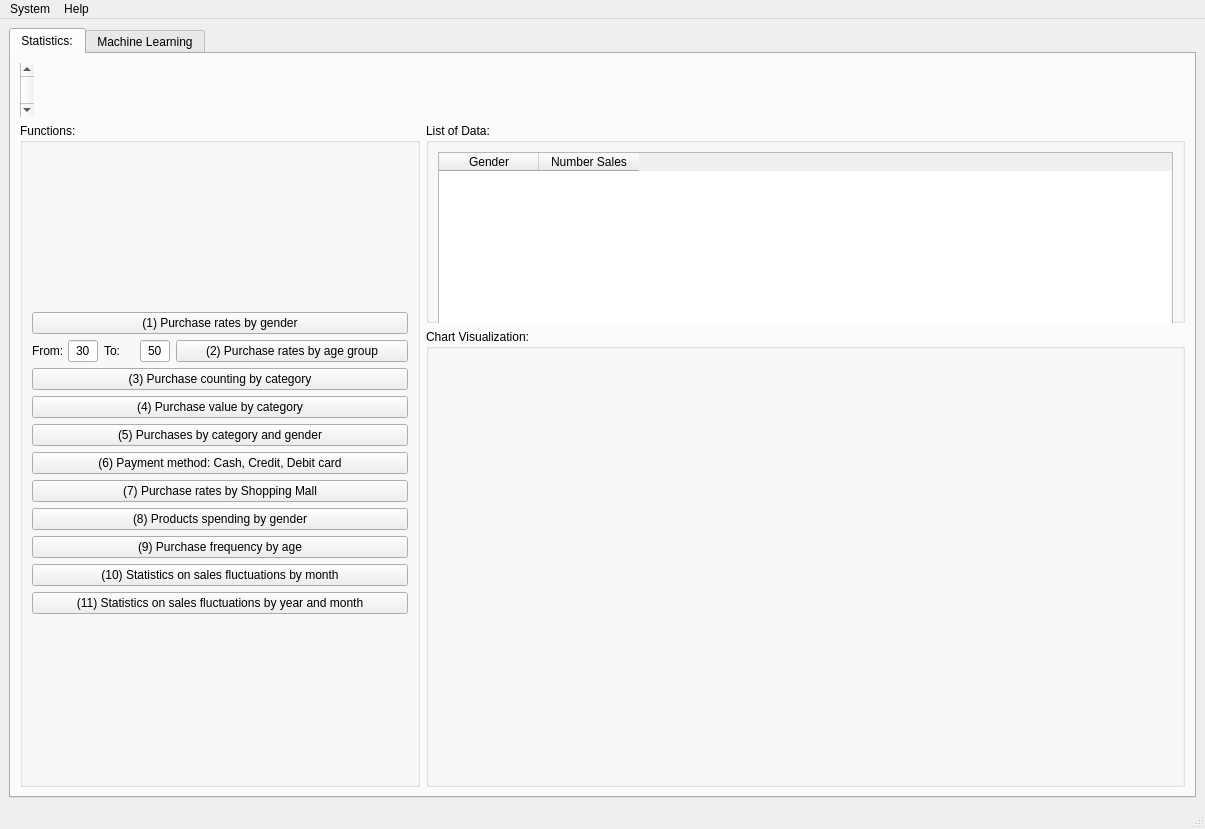
<?xml version="1.0" encoding="UTF-8"?>
<ui version="4.0">
 <class>MainWindow</class>
 <widget class="QMainWindow" name="MainWindow">
  <property name="geometry">
   <rect>
    <x>0</x>
    <y>0</y>
    <width>1205</width>
    <height>829</height>
   </rect>
  </property>
  <property name="windowTitle">
   <string>VayThuongThu</string>
  </property>
  <widget class="QWidget" name="centralwidget">
   <layout class="QVBoxLayout" name="verticalLayout_2">
    <item>
     <widget class="QTabWidget" name="tabWidget">
      <property name="currentIndex">
       <number>0</number>
      </property>
      <widget class="QWidget" name="tab">
       <attribute name="icon">
        <iconset>
         <normaloff>../Images/ic_statistic_tab.png</normaloff>../Images/ic_statistic_tab.png</iconset>
       </attribute>
       <attribute name="title">
        <string>Statistics:</string>
       </attribute>
       <layout class="QVBoxLayout" name="verticalLayout">
        <item>
         <widget class="QScrollBar" name="verticalScrollBar_2">
          <property name="orientation">
           <enum>Qt::Vertical</enum>
          </property>
         </widget>
        </item>
        <item>
         <layout class="QGridLayout" name="gridLayout">
          <item row="0" column="0" rowspan="2">
           <widget class="QGroupBox" name="groupBox">
            <property name="minimumSize">
             <size>
              <width>400</width>
              <height>0</height>
             </size>
            </property>
            <property name="maximumSize">
             <size>
              <width>400</width>
              <height>16777215</height>
             </size>
            </property>
            <property name="baseSize">
             <size>
              <width>400</width>
              <height>0</height>
             </size>
            </property>
            <property name="title">
             <string>Functions:</string>
            </property>
            <layout class="QVBoxLayout" name="verticalLayout_6">
             <item>
              <layout class="QVBoxLayout" name="verticalLayoutFunctions">
               <item>
                <widget class="QPushButton" name="pushButtonPurchaseRatesByGender">
                 <property name="text">
                  <string>(1) Purchase rates by gender</string>
                 </property>
                 <property name="icon">
                  <iconset>
                   <normaloff>../Images/ic_statistic_gender.png</normaloff>../Images/ic_statistic_gender.png</iconset>
                 </property>
                 <property name="iconSize">
                  <size>
                   <width>32</width>
                   <height>32</height>
                  </size>
                 </property>
                </widget>
               </item>
               <item>
                <layout class="QHBoxLayout" name="horizontalLayout">
                 <item>
                  <widget class="QLabel" name="label_2">
                   <property name="maximumSize">
                    <size>
                     <width>30</width>
                     <height>16777215</height>
                    </size>
                   </property>
                   <property name="text">
                    <string>From:</string>
                   </property>
                  </widget>
                 </item>
                 <item>
                  <widget class="QLineEdit" name="lineEditFromAge">
                   <property name="maximumSize">
                    <size>
                     <width>30</width>
                     <height>16777215</height>
                    </size>
                   </property>
                   <property name="text">
                    <string>30</string>
                   </property>
                   <property name="alignment">
                    <set>Qt::AlignCenter</set>
                   </property>
                  </widget>
                 </item>
                 <item>
                  <widget class="QLabel" name="label">
                   <property name="maximumSize">
                    <size>
                     <width>30</width>
                     <height>16777215</height>
                    </size>
                   </property>
                   <property name="text">
                    <string>To:</string>
                   </property>
                  </widget>
                 </item>
                 <item>
                  <widget class="QLineEdit" name="lineEditToAge">
                   <property name="maximumSize">
                    <size>
                     <width>30</width>
                     <height>16777215</height>
                    </size>
                   </property>
                   <property name="text">
                    <string>50</string>
                   </property>
                   <property name="alignment">
                    <set>Qt::AlignCenter</set>
                   </property>
                  </widget>
                 </item>
                 <item>
                  <widget class="QPushButton" name="pushButtonPurchaseRatesByAgeGroup">
                   <property name="text">
                    <string>(2) Purchase rates by age group</string>
                   </property>
                   <property name="icon">
                    <iconset>
                     <normaloff>../Images/ic_statistic_age.png</normaloff>../Images/ic_statistic_age.png</iconset>
                   </property>
                   <property name="iconSize">
                    <size>
                     <width>32</width>
                     <height>32</height>
                    </size>
                   </property>
                  </widget>
                 </item>
                </layout>
               </item>
               <item>
                <widget class="QPushButton" name="pushButtonPurchaseCountingByCategory">
                 <property name="text">
                  <string>(3) Purchase counting by category</string>
                 </property>
                 <property name="icon">
                  <iconset>
                   <normaloff>../Images/ic_statistic_category.png</normaloff>../Images/ic_statistic_category.png</iconset>
                 </property>
                 <property name="iconSize">
                  <size>
                   <width>32</width>
                   <height>32</height>
                  </size>
                 </property>
                </widget>
               </item>
               <item>
                <widget class="QPushButton" name="pushButtonPurchaseValueByCategory">
                 <property name="text">
                  <string>(4) Purchase value by category</string>
                 </property>
                 <property name="icon">
                  <iconset>
                   <normaloff>../Images/ic_statistic_cate_value.png</normaloff>../Images/ic_statistic_cate_value.png</iconset>
                 </property>
                 <property name="iconSize">
                  <size>
                   <width>32</width>
                   <height>32</height>
                  </size>
                 </property>
                </widget>
               </item>
               <item>
                <widget class="QPushButton" name="pushButtonPurchaseByCategoryAndGender">
                 <property name="text">
                  <string>(5) Purchases by category and gender</string>
                 </property>
                 <property name="icon">
                  <iconset>
                   <normaloff>../Images/ic_statistic_cate_gender.png</normaloff>../Images/ic_statistic_cate_gender.png</iconset>
                 </property>
                 <property name="iconSize">
                  <size>
                   <width>32</width>
                   <height>32</height>
                  </size>
                 </property>
                </widget>
               </item>
               <item>
                <widget class="QPushButton" name="pushButtonPaymentMethod">
                 <property name="text">
                  <string>(6) Payment method: Cash, Credit, Debit card</string>
                 </property>
                 <property name="icon">
                  <iconset>
                   <normaloff>../Images/ic_statistic_payment.png</normaloff>../Images/ic_statistic_payment.png</iconset>
                 </property>
                 <property name="iconSize">
                  <size>
                   <width>32</width>
                   <height>32</height>
                  </size>
                 </property>
                </widget>
               </item>
               <item>
                <widget class="QPushButton" name="pushButtonPurchaseRatesByShoppingMall">
                 <property name="text">
                  <string>(7) Purchase rates by Shopping Mall</string>
                 </property>
                 <property name="icon">
                  <iconset>
                   <normaloff>../Images/ic_statistic_shopping_mall.png</normaloff>../Images/ic_statistic_shopping_mall.png</iconset>
                 </property>
                 <property name="iconSize">
                  <size>
                   <width>32</width>
                   <height>32</height>
                  </size>
                 </property>
                </widget>
               </item>
               <item>
                <widget class="QPushButton" name="pushButtonProductSpendingByGender">
                 <property name="text">
                  <string>(8) Products spending by gender</string>
                 </property>
                 <property name="icon">
                  <iconset>
                   <normaloff>../Images/ic_statistic_spending_gender.png</normaloff>../Images/ic_statistic_spending_gender.png</iconset>
                 </property>
                 <property name="iconSize">
                  <size>
                   <width>32</width>
                   <height>32</height>
                  </size>
                 </property>
                </widget>
               </item>
               <item>
                <widget class="QPushButton" name="pushButtonPurchaseFrequenceByAge">
                 <property name="text">
                  <string>(9) Purchase frequency by age</string>
                 </property>
                 <property name="icon">
                  <iconset>
                   <normaloff>../Images/ic_statistic_frequence_age.png</normaloff>../Images/ic_statistic_frequence_age.png</iconset>
                 </property>
                 <property name="iconSize">
                  <size>
                   <width>32</width>
                   <height>32</height>
                  </size>
                 </property>
                </widget>
               </item>
               <item>
                <widget class="QPushButton" name="pushButtonSalesFluctuationsByMonth">
                 <property name="text">
                  <string>(10) Statistics on sales fluctuations by month</string>
                 </property>
                 <property name="icon">
                  <iconset>
                   <normaloff>../Images/ic_statistic_sales_monthly.png</normaloff>../Images/ic_statistic_sales_monthly.png</iconset>
                 </property>
                 <property name="iconSize">
                  <size>
                   <width>32</width>
                   <height>32</height>
                  </size>
                 </property>
                </widget>
               </item>
               <item>
                <widget class="QPushButton" name="pushButtonSalesFlucuationsByYearAndMonth">
                 <property name="text">
                  <string>(11) Statistics on sales fluctuations by year and month</string>
                 </property>
                 <property name="icon">
                  <iconset>
                   <normaloff>../Images/ic_statistic_sales_yearly_monthly.png</normaloff>../Images/ic_statistic_sales_yearly_monthly.png</iconset>
                 </property>
                 <property name="iconSize">
                  <size>
                   <width>32</width>
                   <height>32</height>
                  </size>
                 </property>
                </widget>
               </item>
              </layout>
             </item>
            </layout>
           </widget>
          </item>
          <item row="0" column="3">
           <widget class="QGroupBox" name="groupBox_3">
            <property name="minimumSize">
             <size>
              <width>0</width>
              <height>200</height>
             </size>
            </property>
            <property name="maximumSize">
             <size>
              <width>16777215</width>
              <height>200</height>
             </size>
            </property>
            <property name="baseSize">
             <size>
              <width>0</width>
              <height>200</height>
             </size>
            </property>
            <property name="title">
             <string>List of Data:</string>
            </property>
            <layout class="QVBoxLayout" name="verticalLayout_4">
             <item>
              <widget class="QTableWidget" name="tableWidgetStatistic">
               <property name="minimumSize">
                <size>
                 <width>0</width>
                 <height>180</height>
                </size>
               </property>
               <property name="maximumSize">
                <size>
                 <width>16777215</width>
                 <height>180</height>
                </size>
               </property>
               <property name="baseSize">
                <size>
                 <width>0</width>
                 <height>180</height>
                </size>
               </property>
               <column>
                <property name="text">
                 <string>Gender</string>
                </property>
               </column>
               <column>
                <property name="text">
                 <string>Number Sales</string>
                </property>
               </column>
              </widget>
             </item>
            </layout>
           </widget>
          </item>
          <item row="1" column="3">
           <widget class="QGroupBox" name="groupBox_4">
            <property name="title">
             <string>Chart Visualization:</string>
            </property>
            <layout class="QVBoxLayout" name="verticalLayout_3">
             <item>
              <layout class="QVBoxLayout" name="verticalLayoutPlot"/>
             </item>
            </layout>
           </widget>
          </item>
         </layout>
        </item>
       </layout>
      </widget>
      <widget class="QWidget" name="tab_2">
       <attribute name="icon">
        <iconset>
         <normaloff>../Images/ic_machinelearning_tab.png</normaloff>../Images/ic_machinelearning_tab.png</iconset>
       </attribute>
       <attribute name="title">
        <string>Machine Learning</string>
       </attribute>
       <widget class="QGroupBox" name="groupBox_2">
        <property name="geometry">
         <rect>
          <x>20</x>
          <y>10</y>
          <width>521</width>
          <height>100</height>
         </rect>
        </property>
        <property name="minimumSize">
         <size>
          <width>150</width>
          <height>100</height>
         </size>
        </property>
        <property name="title">
         <string>Choose Independent and Dependent variables:</string>
        </property>
        <widget class="QRadioButton" name="radioButtonGenderAge">
         <property name="geometry">
          <rect>
           <x>20</x>
           <y>30</y>
           <width>201</width>
           <height>20</height>
          </rect>
         </property>
         <property name="text">
          <string>Gender, Age =&gt; Price</string>
         </property>
         <property name="checked">
          <bool>true</bool>
         </property>
        </widget>
        <widget class="QRadioButton" name="radioButtonGenderAgePayment">
         <property name="geometry">
          <rect>
           <x>20</x>
           <y>60</y>
           <width>291</width>
           <height>20</height>
          </rect>
         </property>
         <property name="text">
          <string>Gender, Age, Payment Method=&gt;Price</string>
         </property>
        </widget>
       </widget>
       <widget class="QGroupBox" name="groupBox_6">
        <property name="geometry">
         <rect>
          <x>20</x>
          <y>210</y>
          <width>521</width>
          <height>151</height>
         </rect>
        </property>
        <property name="title">
         <string>Evaluation</string>
        </property>
        <widget class="QLabel" name="label_7">
         <property name="geometry">
          <rect>
           <x>20</x>
           <y>20</y>
           <width>61</width>
           <height>16</height>
          </rect>
         </property>
         <property name="text">
          <string>MAE:</string>
         </property>
        </widget>
        <widget class="QLabel" name="label_8">
         <property name="geometry">
          <rect>
           <x>20</x>
           <y>50</y>
           <width>61</width>
           <height>16</height>
          </rect>
         </property>
         <property name="text">
          <string>MSE:</string>
         </property>
        </widget>
        <widget class="QLabel" name="label_9">
         <property name="geometry">
          <rect>
           <x>20</x>
           <y>80</y>
           <width>61</width>
           <height>16</height>
          </rect>
         </property>
         <property name="text">
          <string>RMSE:</string>
         </property>
        </widget>
        <widget class="QLabel" name="label_10">
         <property name="geometry">
          <rect>
           <x>20</x>
           <y>110</y>
           <width>81</width>
           <height>16</height>
          </rect>
         </property>
         <property name="text">
          <string>R2_SCORE:</string>
         </property>
        </widget>
        <widget class="QLineEdit" name="lineEditMAE">
         <property name="geometry">
          <rect>
           <x>110</x>
           <y>20</y>
           <width>271</width>
           <height>22</height>
          </rect>
         </property>
        </widget>
        <widget class="QLineEdit" name="lineEditMSE">
         <property name="geometry">
          <rect>
           <x>110</x>
           <y>50</y>
           <width>271</width>
           <height>22</height>
          </rect>
         </property>
        </widget>
        <widget class="QLineEdit" name="lineEditRMSE">
         <property name="geometry">
          <rect>
           <x>110</x>
           <y>80</y>
           <width>271</width>
           <height>22</height>
          </rect>
         </property>
        </widget>
        <widget class="QLineEdit" name="lineEditR2SCore">
         <property name="geometry">
          <rect>
           <x>110</x>
           <y>110</y>
           <width>271</width>
           <height>22</height>
          </rect>
         </property>
        </widget>
        <widget class="QPushButton" name="pushButtonEvaluate">
         <property name="geometry">
          <rect>
           <x>390</x>
           <y>60</y>
           <width>111</width>
           <height>41</height>
          </rect>
         </property>
         <property name="text">
          <string>Evaluate</string>
         </property>
         <property name="icon">
          <iconset>
           <normaloff>../Images/ic_evaluate.png</normaloff>../Images/ic_evaluate.png</iconset>
         </property>
         <property name="iconSize">
          <size>
           <width>32</width>
           <height>32</height>
          </size>
         </property>
        </widget>
       </widget>
       <widget class="QGroupBox" name="groupBox_7">
        <property name="geometry">
         <rect>
          <x>20</x>
          <y>120</y>
          <width>521</width>
          <height>81</height>
         </rect>
        </property>
        <property name="title">
         <string>Train Model:</string>
        </property>
        <widget class="QLineEdit" name="lineEditRandomState">
         <property name="geometry">
          <rect>
           <x>120</x>
           <y>50</y>
           <width>261</width>
           <height>20</height>
          </rect>
         </property>
         <property name="text">
          <string>0</string>
         </property>
        </widget>
        <widget class="QLabel" name="label_5">
         <property name="geometry">
          <rect>
           <x>20</x>
           <y>50</y>
           <width>91</width>
           <height>16</height>
          </rect>
         </property>
         <property name="text">
          <string>Random State:</string>
         </property>
        </widget>
        <widget class="QLabel" name="label_4">
         <property name="geometry">
          <rect>
           <x>350</x>
           <y>20</y>
           <width>21</width>
           <height>16</height>
          </rect>
         </property>
         <property name="text">
          <string>%</string>
         </property>
        </widget>
        <widget class="QLabel" name="label_3">
         <property name="geometry">
          <rect>
           <x>20</x>
           <y>20</y>
           <width>61</width>
           <height>16</height>
          </rect>
         </property>
         <property name="text">
          <string>Test Size:</string>
         </property>
        </widget>
        <widget class="QLineEdit" name="lineEditTestSize">
         <property name="geometry">
          <rect>
           <x>120</x>
           <y>20</y>
           <width>221</width>
           <height>20</height>
          </rect>
         </property>
         <property name="text">
          <string>20</string>
         </property>
        </widget>
        <widget class="QPushButton" name="pushButtonTrainModel">
         <property name="geometry">
          <rect>
           <x>390</x>
           <y>30</y>
           <width>111</width>
           <height>41</height>
          </rect>
         </property>
         <property name="text">
          <string>Train Model</string>
         </property>
         <property name="icon">
          <iconset>
           <normaloff>../Images/ic_trainmodel.png</normaloff>../Images/ic_trainmodel.png</iconset>
         </property>
         <property name="iconSize">
          <size>
           <width>32</width>
           <height>32</height>
          </size>
         </property>
        </widget>
       </widget>
       <widget class="QGroupBox" name="groupBox_8">
        <property name="geometry">
         <rect>
          <x>20</x>
          <y>370</y>
          <width>521</width>
          <height>71</height>
         </rect>
        </property>
        <property name="title">
         <string>Save Trained Model</string>
        </property>
        <widget class="QLabel" name="label_11">
         <property name="geometry">
          <rect>
           <x>10</x>
           <y>30</y>
           <width>41</width>
           <height>16</height>
          </rect>
         </property>
         <property name="text">
          <string>Path:</string>
         </property>
        </widget>
        <widget class="QLineEdit" name="lineEditPath">
         <property name="geometry">
          <rect>
           <x>50</x>
           <y>30</y>
           <width>281</width>
           <height>22</height>
          </rect>
         </property>
        </widget>
        <widget class="QPushButton" name="pushButtonSavePath">
         <property name="geometry">
          <rect>
           <x>340</x>
           <y>30</y>
           <width>41</width>
           <height>28</height>
          </rect>
         </property>
         <property name="text">
          <string>...</string>
         </property>
        </widget>
        <widget class="QPushButton" name="pushButtonSaveModel">
         <property name="geometry">
          <rect>
           <x>390</x>
           <y>20</y>
           <width>111</width>
           <height>41</height>
          </rect>
         </property>
         <property name="text">
          <string>Save model</string>
         </property>
         <property name="icon">
          <iconset>
           <normaloff>../Images/ic_savemodel.png</normaloff>../Images/ic_savemodel.png</iconset>
         </property>
         <property name="iconSize">
          <size>
           <width>32</width>
           <height>32</height>
          </size>
         </property>
        </widget>
       </widget>
       <widget class="QGroupBox" name="groupBox_9">
        <property name="geometry">
         <rect>
          <x>20</x>
          <y>450</y>
          <width>521</width>
          <height>71</height>
         </rect>
        </property>
        <property name="title">
         <string>Load trained Model:</string>
        </property>
        <widget class="QPushButton" name="pushButtonLoadModel">
         <property name="geometry">
          <rect>
           <x>10</x>
           <y>20</y>
           <width>111</width>
           <height>41</height>
          </rect>
         </property>
         <property name="text">
          <string>Load Model</string>
         </property>
         <property name="icon">
          <iconset>
           <normaloff>../Images/ic_loadmodel.png</normaloff>../Images/ic_loadmodel.png</iconset>
         </property>
         <property name="iconSize">
          <size>
           <width>32</width>
           <height>32</height>
          </size>
         </property>
        </widget>
        <widget class="QLineEdit" name="lineEditLocationLoadTrainedModel">
         <property name="geometry">
          <rect>
           <x>130</x>
           <y>30</y>
           <width>371</width>
           <height>22</height>
          </rect>
         </property>
        </widget>
       </widget>
       <widget class="QGroupBox" name="groupBox_10">
        <property name="geometry">
         <rect>
          <x>20</x>
          <y>530</y>
          <width>521</width>
          <height>201</height>
         </rect>
        </property>
        <property name="title">
         <string>Prediction:</string>
        </property>
        <widget class="QLabel" name="label_12">
         <property name="geometry">
          <rect>
           <x>20</x>
           <y>20</y>
           <width>101</width>
           <height>16</height>
          </rect>
         </property>
         <property name="text">
          <string>Gender:</string>
         </property>
        </widget>
        <widget class="QLineEdit" name="lineEditGender">
         <property name="geometry">
          <rect>
           <x>130</x>
           <y>20</y>
           <width>241</width>
           <height>22</height>
          </rect>
         </property>
        </widget>
        <widget class="QLineEdit" name="lineEditAge">
         <property name="geometry">
          <rect>
           <x>130</x>
           <y>50</y>
           <width>241</width>
           <height>22</height>
          </rect>
         </property>
        </widget>
        <widget class="QLabel" name="label_13">
         <property name="geometry">
          <rect>
           <x>20</x>
           <y>50</y>
           <width>101</width>
           <height>16</height>
          </rect>
         </property>
         <property name="text">
          <string>Age:</string>
         </property>
        </widget>
        <widget class="QLineEdit" name="lineEditPaymentMethod">
         <property name="geometry">
          <rect>
           <x>130</x>
           <y>80</y>
           <width>241</width>
           <height>22</height>
          </rect>
         </property>
        </widget>
        <widget class="QLabel" name="label_14">
         <property name="geometry">
          <rect>
           <x>20</x>
           <y>80</y>
           <width>101</width>
           <height>16</height>
          </rect>
         </property>
         <property name="text">
          <string>Payment Method:</string>
         </property>
        </widget>
        <widget class="QPushButton" name="pushButtonPredict">
         <property name="geometry">
          <rect>
           <x>130</x>
           <y>110</y>
           <width>111</width>
           <height>41</height>
          </rect>
         </property>
         <property name="text">
          <string>Predict</string>
         </property>
         <property name="icon">
          <iconset>
           <normaloff>../Images/ic_prediction.png</normaloff>../Images/ic_prediction.png</iconset>
         </property>
         <property name="iconSize">
          <size>
           <width>32</width>
           <height>32</height>
          </size>
         </property>
        </widget>
        <widget class="QLineEdit" name="lineEditPredictedPrice">
         <property name="geometry">
          <rect>
           <x>130</x>
           <y>160</y>
           <width>241</width>
           <height>22</height>
          </rect>
         </property>
        </widget>
        <widget class="QLabel" name="label_15">
         <property name="geometry">
          <rect>
           <x>20</x>
           <y>160</y>
           <width>101</width>
           <height>16</height>
          </rect>
         </property>
         <property name="text">
          <string>Predicted Price:</string>
         </property>
        </widget>
       </widget>
      </widget>
     </widget>
    </item>
   </layout>
  </widget>
  <widget class="QMenuBar" name="menubar">
   <property name="geometry">
    <rect>
     <x>0</x>
     <y>0</y>
     <width>1205</width>
     <height>26</height>
    </rect>
   </property>
   <widget class="QMenu" name="menuSystem">
    <property name="autoFillBackground">
     <bool>false</bool>
    </property>
    <property name="tearOffEnabled">
     <bool>false</bool>
    </property>
    <property name="title">
     <string>System</string>
    </property>
    <property name="separatorsCollapsible">
     <bool>true</bool>
    </property>
    <property name="toolTipsVisible">
     <bool>true</bool>
    </property>
    <addaction name="actionConnection"/>
    <addaction name="separator"/>
    <addaction name="actionSave_trained_Machine_Learning_Model"/>
    <addaction name="separator"/>
    <addaction name="actionLoad_trained_Machine_Learning_Model"/>
    <addaction name="separator"/>
    <addaction name="actionExit"/>
   </widget>
   <widget class="QMenu" name="menuHelp">
    <property name="title">
     <string>Help</string>
    </property>
    <addaction name="actionInstructions"/>
    <addaction name="separator"/>
    <addaction name="actionAbout"/>
   </widget>
   <addaction name="menuSystem"/>
   <addaction name="menuHelp"/>
  </widget>
  <widget class="QStatusBar" name="statusbar"/>
  <action name="actionConnection">
   <property name="icon">
    <iconset>
     <normaloff>../Images/ic_connection.png</normaloff>../Images/ic_connection.png</iconset>
   </property>
   <property name="text">
    <string>Connect Database</string>
   </property>
   <property name="shortcut">
    <string>Ctrl+D</string>
   </property>
  </action>
  <action name="actionSave_trained_Machine_Learning_Model">
   <property name="icon">
    <iconset>
     <normaloff>../Images/ic_save.png</normaloff>../Images/ic_save.png</iconset>
   </property>
   <property name="text">
    <string>Save trained ML Model</string>
   </property>
   <property name="shortcut">
    <string>Ctrl+S</string>
   </property>
  </action>
  <action name="actionLoad_trained_Machine_Learning_Model">
   <property name="icon">
    <iconset>
     <normaloff>../Images/ic_load.png</normaloff>../Images/ic_load.png</iconset>
   </property>
   <property name="text">
    <string>Load trained ML Model</string>
   </property>
   <property name="shortcut">
    <string>Ctrl+O</string>
   </property>
  </action>
  <action name="actionExit">
   <property name="icon">
    <iconset>
     <normaloff>../Images/ic_shutdown.png</normaloff>../Images/ic_shutdown.png</iconset>
   </property>
   <property name="text">
    <string>Exit</string>
   </property>
   <property name="shortcut">
    <string>Esc</string>
   </property>
  </action>
  <action name="actionInstructions">
   <property name="icon">
    <iconset>
     <normaloff>../Images/ic_instruction.png</normaloff>../Images/ic_instruction.png</iconset>
   </property>
   <property name="text">
    <string>Instructions</string>
   </property>
  </action>
  <action name="actionAbout">
   <property name="icon">
    <iconset>
     <normaloff>../Images/ic_about.png</normaloff>../Images/ic_about.png</iconset>
   </property>
   <property name="text">
    <string>About</string>
   </property>
  </action>
 </widget>
 <tabstops>
  <tabstop>pushButtonPurchaseRatesByGender</tabstop>
  <tabstop>tableWidgetStatistic</tabstop>
  <tabstop>lineEditFromAge</tabstop>
  <tabstop>lineEditToAge</tabstop>
  <tabstop>pushButtonPurchaseRatesByAgeGroup</tabstop>
  <tabstop>pushButtonPurchaseCountingByCategory</tabstop>
  <tabstop>pushButtonPurchaseValueByCategory</tabstop>
  <tabstop>pushButtonPurchaseByCategoryAndGender</tabstop>
  <tabstop>pushButtonPaymentMethod</tabstop>
  <tabstop>pushButtonPurchaseRatesByShoppingMall</tabstop>
  <tabstop>pushButtonProductSpendingByGender</tabstop>
  <tabstop>pushButtonPurchaseFrequenceByAge</tabstop>
  <tabstop>pushButtonSalesFluctuationsByMonth</tabstop>
  <tabstop>pushButtonSalesFlucuationsByYearAndMonth</tabstop>
  <tabstop>lineEditTestSize</tabstop>
  <tabstop>lineEditRandomState</tabstop>
  <tabstop>pushButtonTrainModel</tabstop>
  <tabstop>lineEditMAE</tabstop>
  <tabstop>lineEditMSE</tabstop>
  <tabstop>lineEditRMSE</tabstop>
  <tabstop>lineEditR2SCore</tabstop>
  <tabstop>pushButtonEvaluate</tabstop>
  <tabstop>lineEditPath</tabstop>
  <tabstop>pushButtonSavePath</tabstop>
  <tabstop>pushButtonSaveModel</tabstop>
  <tabstop>pushButtonLoadModel</tabstop>
  <tabstop>lineEditLocationLoadTrainedModel</tabstop>
  <tabstop>lineEditGender</tabstop>
  <tabstop>lineEditAge</tabstop>
  <tabstop>lineEditPaymentMethod</tabstop>
  <tabstop>pushButtonPredict</tabstop>
  <tabstop>lineEditPredictedPrice</tabstop>
 </tabstops>
 <resources/>
 <connections>
  <connection>
   <sender>actionExit</sender>
   <signal>triggered()</signal>
   <receiver>MainWindow</receiver>
   <slot>close()</slot>
   <hints>
    <hint type="sourcelabel">
     <x>-1</x>
     <y>-1</y>
    </hint>
    <hint type="destinationlabel">
     <x>445</x>
     <y>328</y>
    </hint>
   </hints>
  </connection>
 </connections>
</ui>
